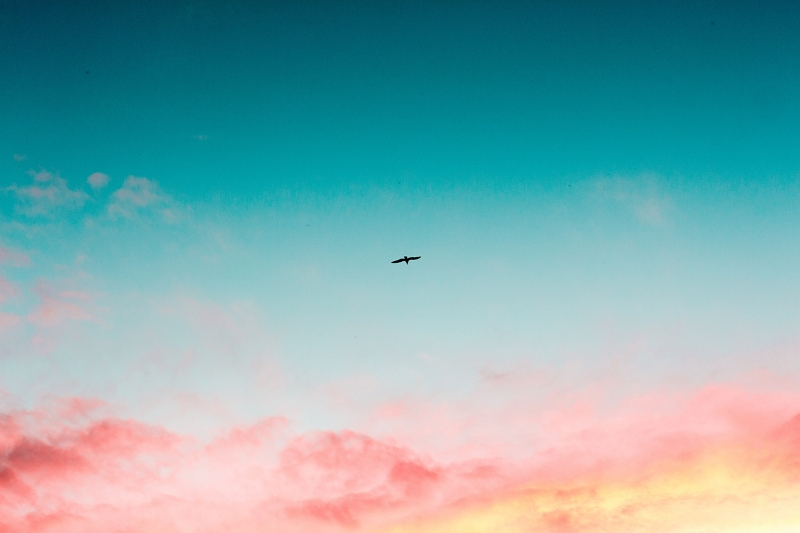
//> input picture 선형수학 실습/code/Ch6/6.3/background.png, 800 x 533 px, given in place of logo.png, which was not available
$ ./6-5   (built with g++ and OpenCV 4)
//> lines starting //> are read from the running program, lines starting //| are printed output that depends on the picture; after the words box and inside, x2 and y2 are one past the last pixel; in counts of white or black regions, pixels touching at a corner belong together; pictures that were not available may be replaced by others from this repository, and a replacement may not be noted
#include <opencv2/opencv.hpp>


using namespace cv;


int main()
{
	Mat img_logo, img_background;
	img_logo = imread("logo.png", IMREAD_COLOR);
//> img_logo is the input picture: 533 rows x 800 cols, CV_8UC3; mean B, G, R 172.3, 168.9, 124.4
	img_background = imread("background.png", IMREAD_COLOR);


	Mat img_gray;
	cvtColor(img_logo, img_gray, COLOR_BGR2GRAY);
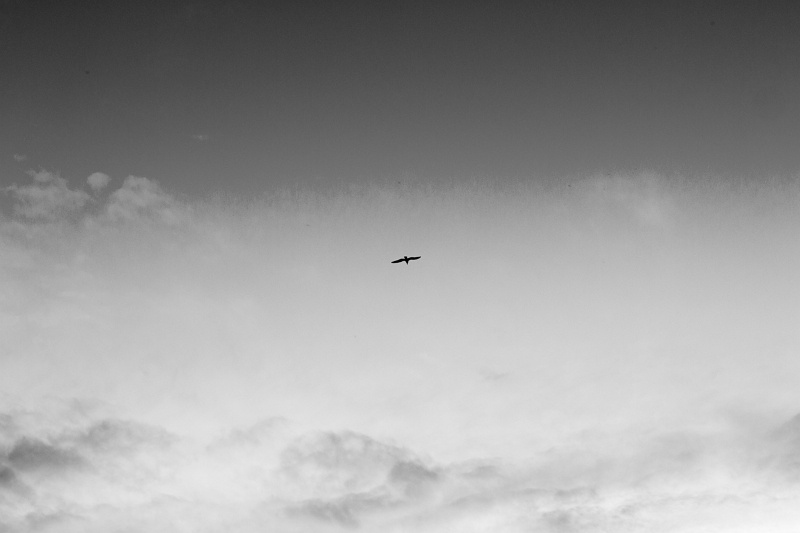
//> img_gray: 533 rows x 800 cols, CV_8UC1; min 1, max 250, mean 156

	Mat img_mask;
	threshold(img_gray, img_mask, 200, 255, THRESH_BINARY);
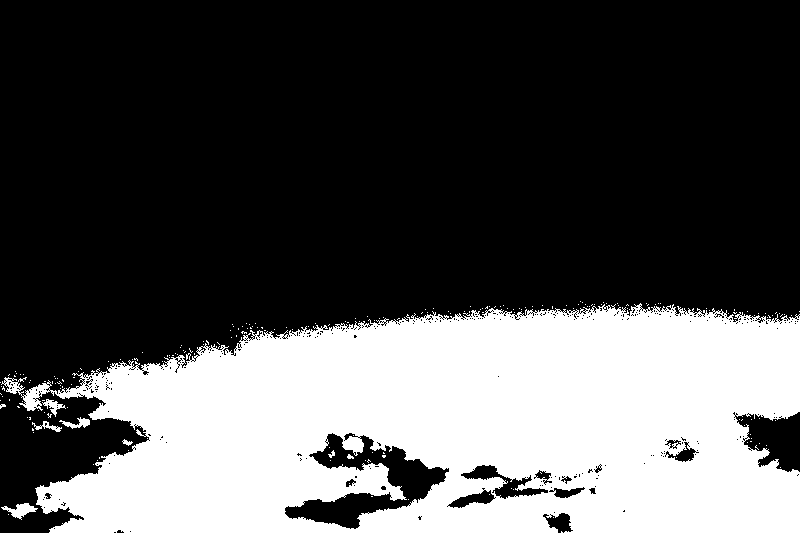
//> img_mask: 533 rows x 800 cols, CV_8UC1; 32.3% white; 211 white regions (203 under 20 px), largest, box (x1, y1, x2, y2) and area: (1, 303, 800, 533) 136626, (1, 503, 38, 520) 270, (59, 417, 90, 429) 156


	Mat img_mask_inv;
	bitwise_not(img_mask, img_mask_inv);


	int height = img_logo.rows;
//> height = 533
	int width = img_logo.cols;
//> width = 800

	Mat img_roi(img_background, Rect(0, 0, width, height));


	Mat img1, img2;
	bitwise_and(img_logo, img_logo, img1, img_mask_inv);
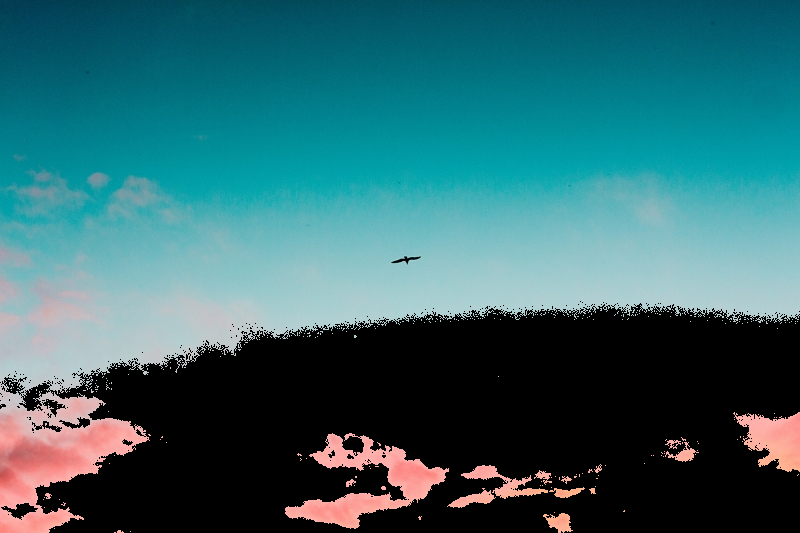
//> img1: 533 rows x 800 cols, CV_8UC3; mean B, G, R 108, 102.1, 49.6
	bitwise_and(img_roi, img_roi, img2, img_mask);
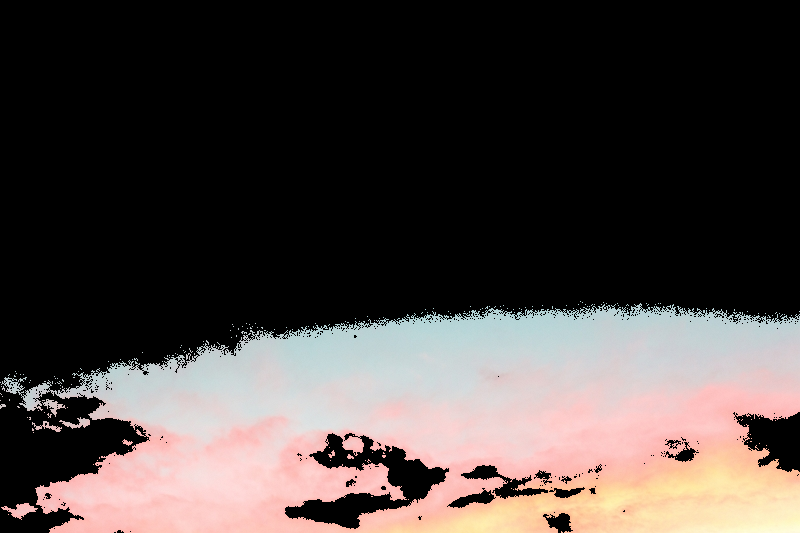
//> img2: 533 rows x 800 cols, CV_8UC3; mean B, G, R 64.3, 66.8, 74.9


	Mat dst;
	add(img1, img2, dst);


	dst.copyTo(img_background(Rect(0, 0, width, height)));


	imshow("background", img_background);
	// [6 lines of commented-out code are left out]
	waitKey(0);
}
